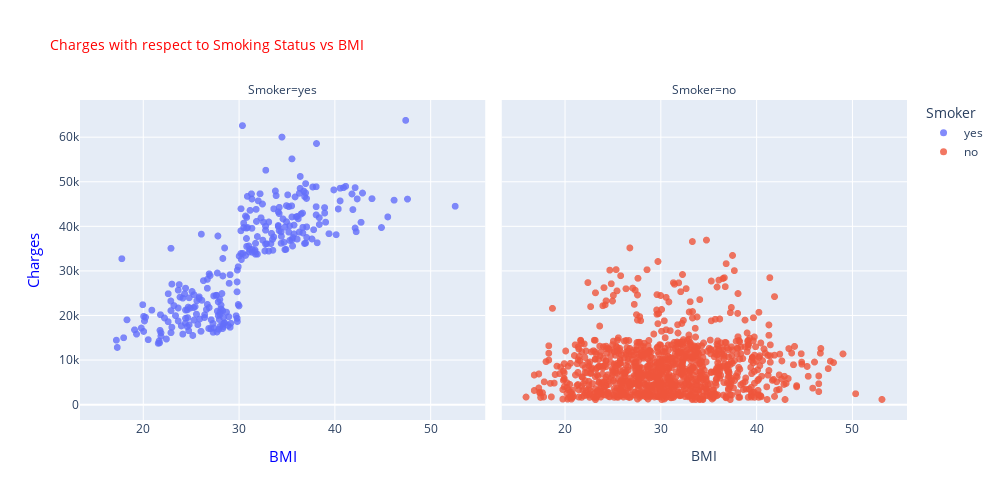

The notebook cell saved with this chart:
### Markdown cell above
BMI vs Charged Respected to Smoking

### Code cell
bmi_smoke = px.scatter(insurance, x='BMI', y='Charges', color='Smoker', 
                 title="Charges with respect to Smoking Status vs BMI",
                 labels={'bmi': 'BMI', 'charges': 'Charges', 'smoker': 'Smoker'},
                 facet_col='Smoker',  
                 facet_col_wrap=2,   
                 width=1000, height=500)

bmi_smoke.update_traces(marker=dict(size=7, opacity=0.8),
                  selector=dict(mode='markers'))

bmi_smoke.update_layout(title_font=dict(size=14, color='red'),
                  xaxis_title_font=dict(size=15, color='blue'),
                  yaxis_title_font=dict(size=15, color='blue'))

bmi_smoke.show()

### Figure 1 — Plotly figure (JSON) as saved in the notebook; plotly's stock layout.template omitted (floating-point values rounded to 4 significant figures; data arrays with more than 128 entries replaced by an {"elided": "..."} marker saying what was removed)
{"data": [{"hovertemplate": "Smoker=yes<br>BMI=%{x}<br>Charges=%{y}<extra></extra>", "legendgroup": "yes", "marker": {"color": "#636efa", "opacity": 0.8, "size": 7, "symbol": "circle"}, "mode": "markers", "name": "yes", "showlegend": true, "type": "scattergl", "x": {"elided": "274 float values"}, "xaxis": "x", "y": {"elided": "274 float values"}, "yaxis": "y"}, {"hovertemplate": "Smoker=no<br>BMI=%{x}<br>Charges=%{y}<extra></extra>", "legendgroup": "no", "marker": {"color": "#EF553B", "opacity": 0.8, "size": 7, "symbol": "circle"}, "mode": "markers", "name": "no", "showlegend": true, "type": "scattergl", "x": {"elided": "1064 float values"}, "xaxis": "x2", "y": {"elided": "1064 float values"}, "yaxis": "y2"}], "layout": {"annotations": [{"font": {}, "showarrow": false, "text": "Smoker=yes", "x": 0.245, "xanchor": "center", "xref": "paper", "y": 1, "yanchor": "bottom", "yref": "paper"}, {"font": {}, "showarrow": false, "text": "Smoker=no", "x": 0.755, "xanchor": "center", "xref": "paper", "y": 1, "yanchor": "bottom", "yref": "paper"}], "height": 500, "legend": {"title": {"text": "Smoker"}, "tracegroupgap": 0}, "title": {"font": {"color": "red", "size": 14}, "text": "Charges with respect to Smoking Status vs BMI"}, "width": 1000, "xaxis": {"anchor": "y", "domain": [0, 0.49], "title": {"font": {"color": "blue", "size": 15}, "text": "BMI"}}, "xaxis2": {"anchor": "y2", "domain": [0.51, 1], "matches": "x", "title": {"text": "BMI"}}, "yaxis": {"anchor": "x", "domain": [0, 1], "title": {"font": {"color": "blue", "size": 15}, "text": "Charges"}}, "yaxis2": {"anchor": "x2", "domain": [0, 1], "matches": "y", "showticklabels": false}}}
